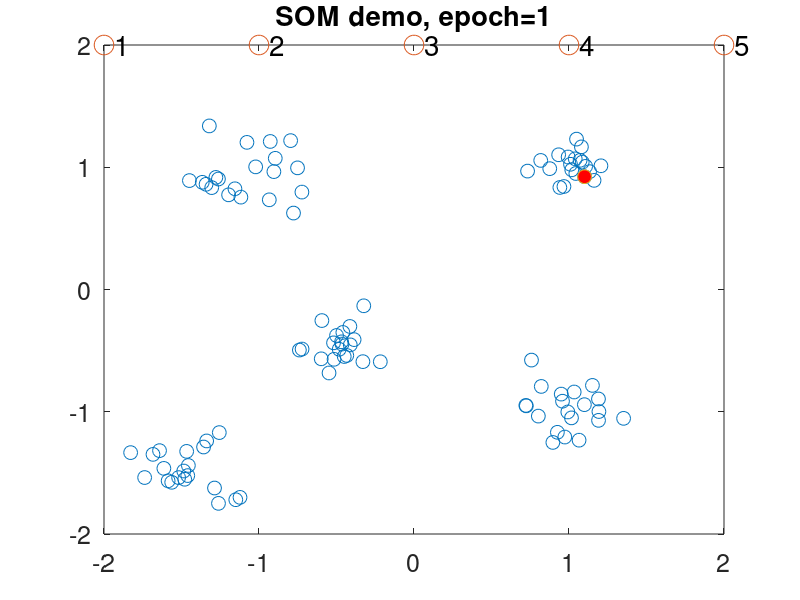

The MATLAB script that drew this image: (Note: this script raises an error after producing the figure.)
function self_organizing_maps_hand_calculation_example(icase)
%% a simple SOM example calculated from scratch to demonstrate the
%% algorithm.
%% Eli Tziperman, 201604

%% create random clustered data:
rng(989189);
sigma=0.5;
N=20;
N_points_to_pause=20; % pause animation for first few iterations
shift1=ones(2,N);
shift2=[ones(1,N);-ones(1,N)];
shift3=[-ones(1,N);ones(1,N)];
shift4=[-ones(1,N);-ones(1,N)];
X = [randn(2,N)*sigma*0.25-0.5*ones(1,N), ...
     randn(2,N)*sigma*0.25+shift1, ...
    randn(2,N)*sigma*0.35+shift2, ...
    randn(2,N)*sigma*0.4+shift3, ...
    randn(2,N)*sigma*0.35+1.5*shift4];
%% apply a random permutation to the order of the data points
%% (columns), so that they are not organized in 3 neat groups: 
RN=randperm(5*N);
X=X(:,RN);
harrow=nan; % initialize graphics.

%% specify input parameters:
if nargin<1; icase=1; end
if icase==1 % standard case
  %% neighborhood kernel:
  K_nearest=0.9;
  K_other=0.05;
  %% initial guess for representative point locations:
  N_grid=5;
  for j=1:N_grid
    Xref(:,j)=[-2+1*(j-1);2]; 
  end
elseif icase==2 % not adjusting neighbors in grid space
  %% neighborhood kernel:
  K_nearest=1;
  K_other=0.0;
  %% initial guess for representative point locations:
  N_grid=5;
  for j=1:N_grid
    Xref(:,j)=[-2+1*(j-1);2]; 
  end
end

%% base learning rate:
eta0=0.1;
%% number of epochs:
N_epochs=3;

%% plot data:
set(0,'defaulttextfontsize',18); set(0,'defaultaxesfontsize',18);

figure(1); clf
scatter(X(1,:),X(2,:),100,'bo');
box on
xlim([-2 2]);
ylim([-2 2]);
hold on

% plot reference points:
href=scatter(Xref(1,:),Xref(2,:),200,'rx');
for ii=1:N_grid 
  h_ref_text(ii)=text(Xref(1,ii)+0.07,Xref(2,ii),num2str(ii),'FontSize',20);
end

%% iterate over entire data set a few times:
iter=0; % counter of data points being examined
for iepoch=1:N_epochs
  title(sprintf('SOM demo, epoch=%d',iepoch));

  %% make learning rate smaller for higher iterations
  eta=eta0;%/sqrt(iter);
  
  %% loop over data points:
  for n=1:length(X(1,:))
    iter=iter+1;
  
    %% find which reference point is nearest to current data point: 
    [Dmin,I]=min([norm(X(:,n)-Xref(:,1)),norm(X(:,n)-Xref(:,2))...
                  ,norm(X(:,n)-Xref(:,3)),norm(X(:,n)-Xref(:,4)),norm(X(:,n)-Xref(:,5))]);
  
    %% draw current data point in red:
    if ~(n==1 && iepoch==1); delete(h_current_data); end
    h_current_data=scatter(X(1,n),X(2,n),100,'ro','MarkerFaceColor','r');
    if iter<N_points_to_pause; pause; end
    
    %% adjust the nearest reference point using the learning rate:
    Xref(:,I)=Xref(:,I)+eta*K_nearest*(X(:,n)-Xref(:,I));
    x0=Xref(:,I); dx=K_nearest*(X(:,n)-Xref(:,I)); dx=0.6*dx/norm(dx);
    if ~isnan(harrow); delete(harrow); end
    harrow(1)=arrow(x0,x0+dx,'linewidth',2,'FaceColor','g','EdgeColor','g');
    %% adjust the other reference points using the specified kernel:
    nearest_neighbors_grid_space=[I-1,I+1];
    nearest_neighbors_grid_space(nearest_neighbors_grid_space==0)=N_grid;
    nearest_neighbors_grid_space(nearest_neighbors_grid_space==N_grid+1)=1;
    i1=0;
    for nn=nearest_neighbors_grid_space
      i1=i1+1;
      Xref(:,nn)=Xref(:,nn)+eta*K_other*(X(:,n)-Xref(:,nn));
      x0=Xref(:,nn); dx=K_nearest*(X(:,n)-Xref(:,nn)); dx=0.3*dx/norm(dx);
      harrow(1+i1)=arrow(x0,x0+dx,'linewidth',1,'FaceColor','g','EdgeColor','g');
    end
    
    %% erase previous ref points and plot new ones:
    delete(href);delete(h_ref_text);
    href=scatter(Xref(1,:),Xref(2,:),200,'rx');
    for ii=1:N_grid 
      h_ref_text(ii)=text(Xref(1,ii)+0.07,Xref(2,ii),num2str(ii),'FontSize',20);
    end
    if iter<N_points_to_pause; pause; end
    pause(0.05)
  end
end
